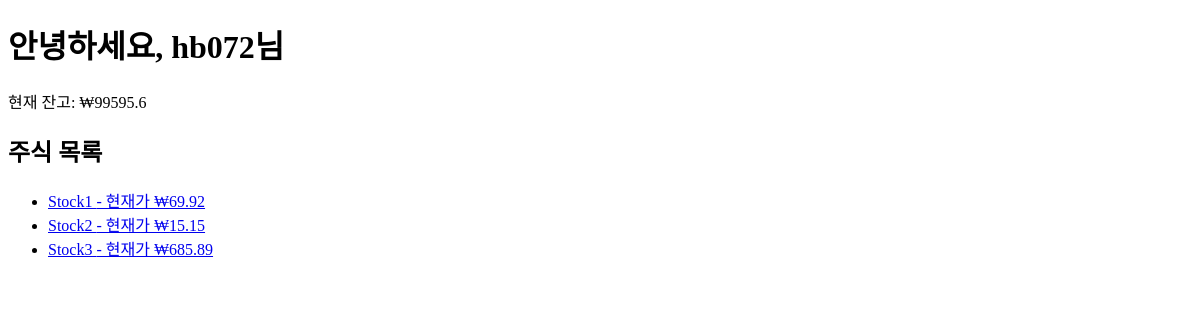
Before: / (signed in) with the older database file.
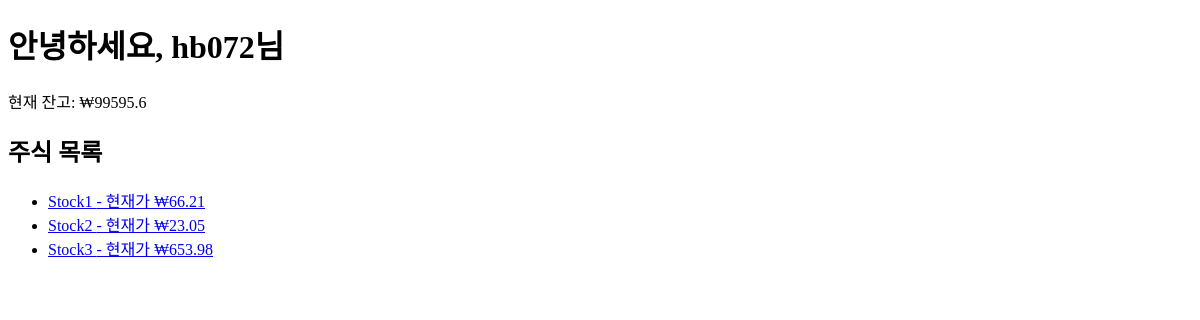
After: the same page with the newer database file.
### simulator/models.py (models this page shows, shortened)
class Stock(models.Model):
    name = models.CharField(max_length=100)
    price = models.FloatField()

### simulator/views.py (the view)
# urls.py: path('', views.main, name='main'),
@login_required
def main(request):
    stocks = Stock.objects.all()
    account,created = Account.objects.get_or_create(user=request.user)
    return render(request, 'simulator/main.html', {
        'stocks': stocks,
        'balance': account.balance,
    })

### simulator/templates/simulator/main.html (shortened to what this page needs)
<!DOCTYPE html>
<html>
<head>
</head>
<body>
    <h1>안녕하세요, {{ user.username }}님</h1>
    <p>현재 잔고: ₩{{ balance }}</p>
    <h2>주식 목록</h2>
    <ul>
        {% for stock in stocks %}
        <li>
            <a href="{% url 'stock_main' stock.id %}">
                {{ stock.name }} - 현재가 ₩{{ stock.price }}
            </a>
        </li>
        {% empty %}
        <li>등록된 주식이 없습니다.</li>
        {% endfor %}
    </ul>
</body>
</html>

Changed rows visible on the page:
changed Stock "Stock1": price "69.92" → "66.21"
changed Stock "Stock2": price "15.15" → "23.05"
changed Stock "Stock3": price "685.89" → "653.98"
